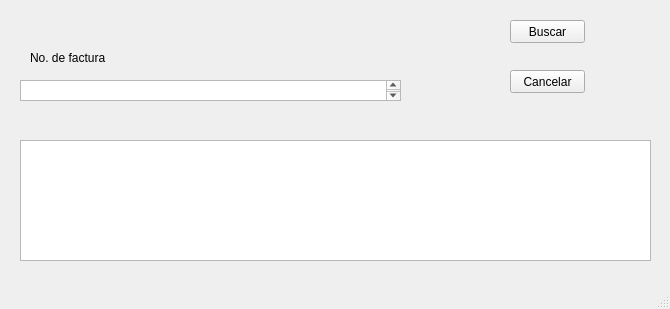
<?xml version="1.0" encoding="UTF-8"?>
<ui version="4.0">
 <class>MainWindow</class>
 <widget class="QMainWindow" name="MainWindow">
  <property name="geometry">
   <rect>
    <x>0</x>
    <y>0</y>
    <width>670</width>
    <height>309</height>
   </rect>
  </property>
  <property name="windowTitle">
   <string>MainWindow</string>
  </property>
  <widget class="QWidget" name="centralwidget">
   <widget class="QTableWidget" name="tableWidget">
    <property name="geometry">
     <rect>
      <x>20</x>
      <y>140</y>
      <width>631</width>
      <height>121</height>
     </rect>
    </property>
   </widget>
   <widget class="QTextEdit" name="IngresarNo">
    <property name="geometry">
     <rect>
      <x>20</x>
      <y>80</y>
      <width>381</width>
      <height>21</height>
     </rect>
    </property>
   </widget>
   <widget class="QLabel" name="NoFactura">
    <property name="geometry">
     <rect>
      <x>30</x>
      <y>50</y>
      <width>111</width>
      <height>16</height>
     </rect>
    </property>
    <property name="text">
     <string>No. de factura</string>
    </property>
   </widget>
   <widget class="QPushButton" name="pushButton">
    <property name="geometry">
     <rect>
      <x>510</x>
      <y>20</y>
      <width>75</width>
      <height>23</height>
     </rect>
    </property>
    <property name="text">
     <string>Buscar</string>
    </property>
   </widget>
   <widget class="QPushButton" name="BuscarB">
    <property name="geometry">
     <rect>
      <x>510</x>
      <y>70</y>
      <width>75</width>
      <height>23</height>
     </rect>
    </property>
    <property name="text">
     <string>Cancelar</string>
    </property>
   </widget>
  </widget>
  <widget class="QMenuBar" name="menubar">
   <property name="geometry">
    <rect>
     <x>0</x>
     <y>0</y>
     <width>670</width>
     <height>21</height>
    </rect>
   </property>
  </widget>
  <widget class="QStatusBar" name="statusbar"/>
 </widget>
 <resources/>
 <connections/>
</ui>
